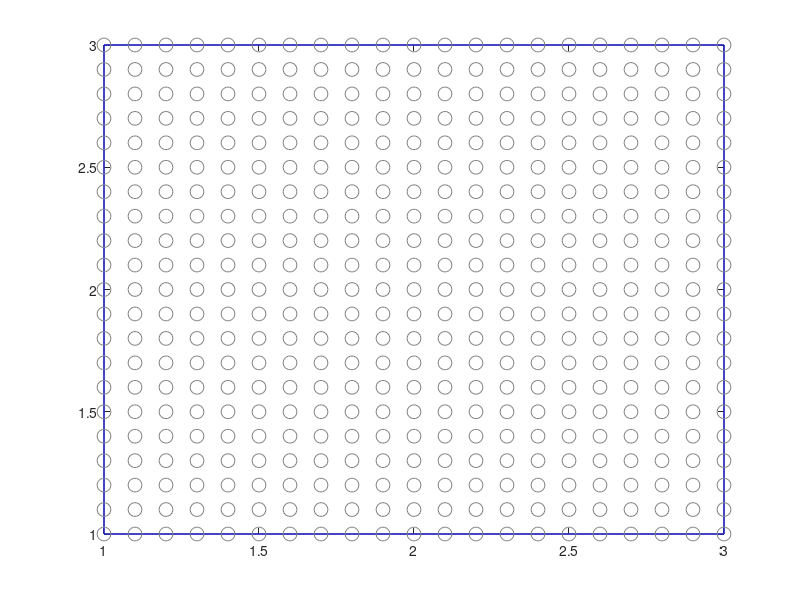

Recreate this plot in MATLAB. (Note: this script raises an error after producing the figure.)
function test_vem_v3
    % Undeformed vertices
    V0= [ 
         1 3;
         2 3;
         3 3;
         3 2;
         3 1;
         2 1;
         1 1;
         1 2;
        ];
    
    % Deformed vertices
%     V1= [ 
%          1 3;
%          2 3.5;
%          3 3;
%          3 2;
%          3 1;
%          2 0.5;
%          1 1;
%          1 2;
%         ];
    V1= [ 
         1 3.0;
         2 3;
         3 3;
         3 2;
         3 1;
         2 1;
         1 1;
         1 2;
        ];
    
    % Edges
    E=[ 1 2;
        2 3;
        3 4;
        4 5;
        5 6;
        6 7;
        7 8;
        8 1 ];
    % Plotting surface
    figure(1)
    clf;
    plot([V0(E(:,1),1)'; V0(E(:,2),1)'], [V0(E(:,1),2)'; V0(E(:,2),2)'],'Color',[0.5 0.5 0.5]);
    hold on;
    plot([V1(E(:,1),1)'; V1(E(:,2),1)'], [V1(E(:,1),2)'; V1(E(:,2),2)'],'Color','b');
    hold on;
    
    V=V0;
    
    X_com = mean(V0,1)';    % undeformed center of mass
    x_com = mean(V1,1)';    % deformed center of mass
    
    x = 1:0.1:3;
    y = 1:0.1:3;
    [X,Y] = meshgrid(x,y);
    plot(X(:),Y(:),'o','Color',[0.5 0.5 0.5],'MarkerSize',10);
    X=[X(:) Y(:)];
    k=6;
    
    % Compute monomial basis for each query point
    M=zeros(size(X,1), k);
    for i = 1:size(X,1)
        q=(X(i,:)'-X_com)';
        Mi = [1 q(1) q(2) q(1).^2 q(2).^2 q(1)*q(2)];
        M(i,:) = Mi;
    end
    
    % pseudo-inverse for M
    Pm = pinv(M);
        
    ProjX = zeros(size(E,1),size(X,1),2);
    
    P = zeros(size(E,1), k, 1);
    
    % Compute per-edge projection matrix
    for i = 1:size(E,1)
%         u = [V(E(i,1),:); V(E(i,2),:)]';
        u = V(i,:)'-X_com;
        
        Pu = pinv(u)';
        
        p = Pm*X*Pu;
        x=M*p*u';
        ProjX(i,:,:) = x;
        P(i,:,:)=p;
    end
    
    % Compute weighting terms
    a = zeros(size(X,1), size(E,1));
    for i = 1:size(X,1)
        C = squeeze(ProjX(:,i,:))';
        d = X(i,:)';
        
        % All weights non-negative
        A = -eye(size(E,1));
        b = zeros(size(E,1));
        
        % Weights sum to one.
        Aeq = ones(1,size(E,1));
        beq = 1;
        
        a(i,:) = lsqlin(C,d,A,b,Aeq,beq);
    end
    
    % Compute deformed positions from 
    for i=1:size(X,1)
        x = [0 0];
        
        for j=1:size(E,1)
%             u = [V1(E(j,1),:); V1(E(j,2),:)]';
            u = V1(j,:)-x_com'; % Deformed DOF values
            size(squeeze(P(j,:,:)))
            x = x + a(i,j) * M(i,:) * squeeze(P(j,:,:))' * u;
            x
        end
        plot(x(1),x(2),'.','Color','r','MarkerSize',15);
        hold on
    end
        % All undeformed positions
%     n=10;
%     Xx=linspace(1,3,n);
%     Xy=repelem(3,n);
%         plot(X(1),X(2),'.','Color',[0.5 0.5 0.5]);

    plot(X_com(1), X_com(2),'x','MarkerSize',10,'Color','r');
    xlim([0 4]);
    ylim([0 4]);

end